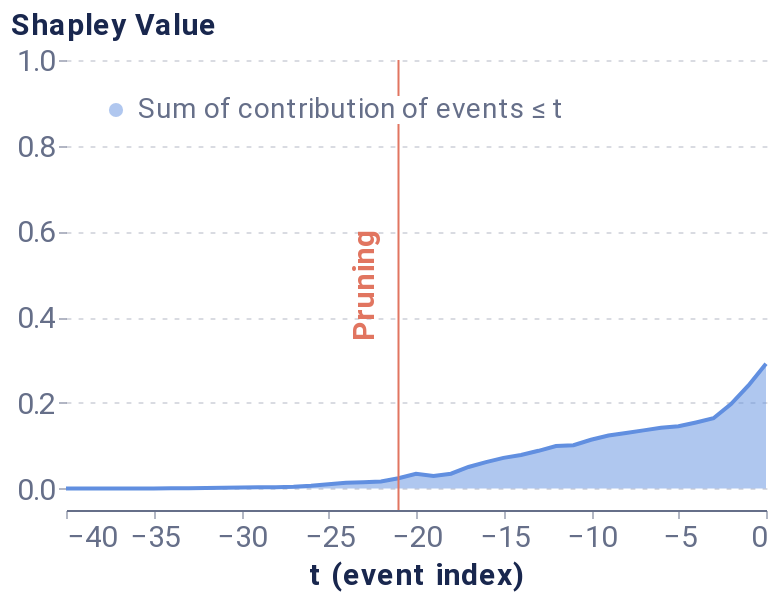

The code cell stored with this chart in its notebook:
### Markdown cell above
##### Pruning algorithm

### Code cell
pruning_dict = {'tol': 0.025,}
coal_plot_data, coal_prun_idx = local_pruning(f_hs, pos_x_data, pruning_dict, average_event, positive_sequence_id, sequence_id_feat, False)
# coal_prun_idx is in negative terms
pruning_idx = pos_x_data.shape[1] + coal_prun_idx
pruning_plot = plot_temp_coalition_pruning(coal_plot_data, coal_prun_idx, plot_limit=40)
pruning_plot

### Figure 1 — Vega-Lite specification as saved in the notebook (floating-point values rounded to 4 significant figures)
{"config": {"axis": {"domain": true, "domainColor": "#666F89", "grid": false, "gridCap": "round", "gridColor": "#B3B7C4", "gridDash": [2, 4], "gridWidth": 0.5, "labelColor": "#666F89", "labelFont": "Roboto, Arial, sans-serif", "labelPadding": 2, "tickColor": "#666F89", "tickOpacity": 0.5, "tickSize": 4, "titleColor": "#19274E", "titleFont": "Roboto, Arial, sans-serif", "titleFontSize": 12}, "axisBand": {"domain": true, "labelPadding": 4, "ticks": false}, "axisY": {"domain": false, "titleAlign": "left", "titleAngle": 0, "titleX": -20, "titleY": -10}, "legend": {"labelColor": "#666F89", "labelFont": "Roboto, Arial, sans-serif", "labelFontSize": 12, "symbolSize": 40, "titleColor": "#19274E", "titleFont": "Roboto, Arial, sans-serif", "titleFontSize": 12, "titlePadding": 4}, "arc": {"stroke": "#FFFFFF", "strokeWidth": 1}, "bar": {"fill": "#2770EB", "stroke": null}, "line": {"stroke": "#2770EB", "strokeWidth": 2}, "path": {"stroke": "#2770EB", "strokeWidth": 0.5}, "point": {"fill": "#2770EB", "shape": "circle", "filled": true}, "rect": {"fill": "#2770EB"}, "rule": {"stroke": "#666F89"}, "shape": {"stroke": "#2770EB"}, "text": {"color": "#19274E", "font": "Roboto, Arial, sans-serif", "fontSize": 12}, "range": {"category": ["#2770EB", "#77B98A", "#DA5252", "#FFC400", "#A87AEA", "#00A39E", "#19274E"], "diverging": ["#006360", "#2BB3AE", "#96D9D7", "#FFFFFF", "#EDAAAA", "#DA5252", "#811D1D"], "heatmap": ["#18448F", "#1B4EA5", "#2770EB", "#4C88EE", "#82ACF3", "#A6C4F7", "#E9F1FD"], "ramp": ["#18448F", "#1B4EA5", "#2770EB", "#4C88EE", "#82ACF3", "#A6C4F7", "#E9F1FD"]}, "background": "#FFFFFF", "group": {"fill": "#FFFFFF"}, "header": {"labelColor": "#19274E", "labelFont": "Roboto, Arial, sans-serif", "labelFontSize": 12, "titleColor": "#19274E", "titleFont": "Roboto, Arial, sans-serif", "titleFontSize": 16}, "title": {"anchor": "start", "color": "#19274E", "font": "Roboto, Arial, sans-serif", "fontSize": 20, "fontWeight": "bold", "offset": 20, "subtitleColor": "#19274E", "subtitleFontSize": 16}, "view": {"continuousHeight": 300, "continuousWidth": 400, "stroke": "transparent"}}, "layer": [{"mark": {"type": "area", "opacity": 0.5}, "encoding": {"color": {"field": "Coalition", "legend": {"fillColor": "white", "labelFontSize": 14, "labelLimit": 0, "orient": "top-left", "symbolSize": 50, "symbolStrokeWidth": 0, "title": null}, "scale": {"domain": ["Sum of contribution of events ≤ t"], "range": ["#618FE0"]}, "type": "nominal"}, "x": {"axis": {"labelFontSize": 15, "title": "t (event index)", "titleFontSize": 15}, "field": "t (event index)", "type": "quantitative"}, "y": {"axis": {"grid": true, "labelFontSize": 15, "titleFontSize": 15, "titleX": -28}, "field": "Shapley Value", "scale": {"domain": [-0.05, 1]}, "type": "quantitative"}}}, {"mark": "line", "encoding": {"color": {"field": "Coalition", "legend": {"fillColor": "white", "labelFontSize": 14, "labelLimit": 0, "orient": "top-left", "symbolSize": 50, "symbolStrokeWidth": 0, "title": null}, "scale": {"domain": ["Sum of contribution of events ≤ t"], "range": ["#618FE0"]}, "type": "nominal"}, "x": {"axis": {"labelFontSize": 15, "title": "t (event index)", "titleFontSize": 15}, "field": "t (event index)", "type": "quantitative"}, "y": {"axis": {"grid": true, "labelFontSize": 15, "titleFontSize": 15, "titleX": -28}, "field": "Shapley Value", "scale": {"domain": [-0.05, 1]}, "type": "quantitative"}}}, {"data": {"name": "data-77c40498a324a5a1b7a78abec21d38ed"}, "mark": {"type": "rule", "color": "#E17560"}, "encoding": {"x": {"field": "x", "type": "quantitative"}}}, {"data": {"name": "data-00f9f9d497b03298be4af29d0ce28e00"}, "mark": {"type": "text", "angle": 270, "color": "#E17560", "fontSize": 15, "fontWeight": "bold", "text": "Pruning"}, "encoding": {"x": {"field": "x", "type": "quantitative"}}}], "data": {"name": "data-866a006dc2932ea3c649d2d44fe19436"}, "height": 225, "width": 350, "$schema": "https://vega.github.io/schema/vega-lite/v4.17.0.json", "datasets": {"data-866a006dc2932ea3c649d2d44fe19436": [{"Coalition": "Sum of contribution of events > t", "t (event index)": 0, "Shapley Value": 0.0}, {"Coalition": "Sum of contribution of events ≤ t", "t (event index)": 0, "Shapley Value": 0.2913}, {"Coalition": "Sum of contribution of events > t", "t (event index)": -1, "Shapley Value": 0.05071}, {"Coalition": "Sum of contribution of events ≤ t", "t (event index)": -1, "Shapley Value": 0.2406}, {"Coalition": "Sum of contribution of events > t", "t (event index)": -2, "Shapley Value": 0.09419}, {"Coalition": "Sum of contribution of events ≤ t", "t (event index)": -2, "Shapley Value": 0.1972}, {"Coalition": "Sum of contribution of events > t", "t (event index)": -3, "Shapley Value": 0.1272}, {"Coalition": "Sum of contribution of events ≤ t", "t (event index)": -3, "Shapley Value": 0.1642}, {"Coalition": "Sum of contribution of events > t", "t (event index)": -4, "Shapley Value": 0.1371}, {"Coalition": "Sum of contribution of events ≤ t", "t (event index)": -4, "Shapley Value": 0.1543}, {"Coalition": "Sum of contribution of events > t", "t (event index)": -5, "Shapley Value": 0.1461}, {"Coalition": "Sum of contribution of events ≤ t", "t (event index)": -5, "Shapley Value": 0.1453}, {"Coalition": "Sum of contribution of events > t", "t (event index)": -6, "Shapley Value": 0.1495}, {"Coalition": "Sum of contribution of events ≤ t", "t (event index)": -6, "Shapley Value": 0.1418}, {"Coalition": "Sum of contribution of events > t", "t (event index)": -7, "Shapley Value": 0.1555}, {"Coalition": "Sum of contribution of events ≤ t", "t (event index)": -7, "Shapley Value": 0.1358}, {"Coalition": "Sum of contribution of events > t", "t (event index)": -8, "Shapley Value": 0.1615}, {"Coalition": "Sum of contribution of events ≤ t", "t (event index)": -8, "Shapley Value": 0.1299}, {"Coalition": "Sum of contribution of events > t", "t (event index)": -9, "Shapley Value": 0.1677}, {"Coalition": "Sum of contribution of events ≤ t", "t (event index)": -9, "Shapley Value": 0.1236}, {"Coalition": "Sum of contribution of events > t", "t (event index)": -10, "Shapley Value": 0.1775}, {"Coalition": "Sum of contribution of events ≤ t", "t (event index)": -10, "Shapley Value": 0.1139}, {"Coalition": "Sum of contribution of events > t", "t (event index)": -11, "Shapley Value": 0.19}, {"Coalition": "Sum of contribution of events ≤ t", "t (event index)": -11, "Shapley Value": 0.1013}, {"Coalition": "Sum of contribution of events > t", "t (event index)": -12, "Shapley Value": 0.192}, {"Coalition": "Sum of contribution of events ≤ t", "t (event index)": -12, "Shapley Value": 0.09936}, {"Coalition": "Sum of contribution of events > t", "t (event index)": -13, "Shapley Value": 0.2032}, {"Coalition": "Sum of contribution of events ≤ t", "t (event index)": -13, "Shapley Value": 0.08809}, {"Coalition": "Sum of contribution of events > t", "t (event index)": -14, "Shapley Value": 0.2129}, {"Coalition": "Sum of contribution of events ≤ t", "t (event index)": -14, "Shapley Value": 0.07846}, {"Coalition": "Sum of contribution of events > t", "t (event index)": -15, "Shapley Value": 0.2197}, {"Coalition": "Sum of contribution of events ≤ t", "t (event index)": -15, "Shapley Value": 0.07161}, {"Coalition": "Sum of contribution of events > t", "t (event index)": -16, "Shapley Value": 0.2296}, {"Coalition": "Sum of contribution of events ≤ t", "t (event index)": -16, "Shapley Value": 0.0617}, {"Coalition": "Sum of contribution of events > t", "t (event index)": -17, "Shapley Value": 0.241}, {"Coalition": "Sum of contribution of events ≤ t", "t (event index)": -17, "Shapley Value": 0.05032}, {"Coalition": "Sum of contribution of events > t", "t (event index)": -18, "Shapley Value": 0.2566}, {"Coalition": "Sum of contribution of events ≤ t", "t (event index)": -18, "Shapley Value": 0.03476}, {"Coalition": "Sum of contribution of events > t", "t (event index)": -19, "Shapley Value": 0.2619}, {"Coalition": "Sum of contribution of events ≤ t", "t (event index)": -19, "Shapley Value": 0.02946}, {"Coalition": "Sum of contribution of events > t", "t (event index)": -20, "Shapley Value": 0.2568}, {"Coalition": "Sum of contribution of events ≤ t", "t (event index)": -20, "Shapley Value": 0.03453}, {"Coalition": "Sum of contribution of events > t", "t (event index)": -21, "Shapley Value": 0.2673}, {"Coalition": "Sum of contribution of events ≤ t", "t (event index)": -21, "Shapley Value": 0.02408}, {"Coalition": "Sum of contribution of events > t", "t (event index)": -22, "Shapley Value": 0.2749}, {"Coalition": "Sum of contribution of events ≤ t", "t (event index)": -22, "Shapley Value": 0.01641}, {"Coalition": "Sum of contribution of events > t", "t (event index)": -23, "Shapley Value": 0.2764}, {"Coalition": "Sum of contribution of events ≤ t", "t (event index)": -23, "Shapley Value": 0.01498}, {"Coalition": "Sum of contribution of events > t", "t (event index)": -24, "Shapley Value": 0.278}, {"Coalition": "Sum of contribution of events ≤ t", "t (event index)": -24, "Shapley Value": 0.01333}, {"Coalition": "Sum of contribution of events > t", "t (event index)": -25, "Shapley Value": 0.2811}, {"Coalition": "Sum of contribution of events ≤ t", "t (event index)": -25, "Shapley Value": 0.01023}, {"Coalition": "Sum of contribution of events > t", "t (event index)": -26, "Shapley Value": 0.2846}, {"Coalition": "Sum of contribution of events ≤ t", "t (event index)": -26, "Shapley Value": 0.006729}, {"Coalition": "Sum of contribution of events > t", "t (event index)": -27, "Shapley Value": 0.2869}, {"Coalition": "Sum of contribution of events ≤ t", "t (event index)": -27, "Shapley Value": 0.00446}, {"Coalition": "Sum of contribution of events > t", "t (event index)": -28, "Shapley Value": 0.288}, {"Coalition": "Sum of contribution of events ≤ t", "t (event index)": -28, "Shapley Value": 0.003335}, {"Coalition": "Sum of contribution of events > t", "t (event index)": -29, "Shapley Value": 0.2883}, {"Coalition": "Sum of contribution of events ≤ t", "t (event index)": -29, "Shapley Value": 0.003041}, {"Coalition": "Sum of contribution of events > t", "t (event index)": -30, "Shapley Value": 0.2889}, {"Coalition": "Sum of contribution of events ≤ t", "t (event index)": -30, "Shapley Value": 0.002439}, {"Coalition": "Sum of contribution of events > t", "t (event index)": -31, "Shapley Value": 0.2893}, {"Coalition": "Sum of contribution of events ≤ t", "t (event index)": -31, "Shapley Value": 0.002011}, {"Coalition": "Sum of contribution of events > t", "t (event index)": -32, "Shapley Value": 0.2899}, {"Coalition": "Sum of contribution of events ≤ t", "t (event index)": -32, "Shapley Value": 0.001399}, {"Coalition": "Sum of contribution of events > t", "t (event index)": -33, "Shapley Value": 0.2904}, {"Coalition": "Sum of contribution of events ≤ t", "t (event index)": -33, "Shapley Value": 0.0009436}, {"Coalition": "Sum of contribution of events > t", "t (event index)": -34, "Shapley Value": 0.2909}, {"Coalition": "Sum of contribution of events ≤ t", "t (event index)": -34, "Shapley Value": 0.0004788}, {"Coalition": "Sum of contribution of events > t", "t (event index)": -35, "Shapley Value": 0.291}, {"Coalition": "Sum of contribution of events ≤ t", "t (event index)": -35, "Shapley Value": 0.0003401}, {"Coalition": "Sum of contribution of events > t", "t (event index)": -36, "Shapley Value": 0.2911}, {"Coalition": "Sum of contribution of events ≤ t", "t (event index)": -36, "Shapley Value": 0.0002846}, {"Coalition": "Sum of contribution of events > t", "t (event index)": -37, "Shapley Value": 0.2911}, {"Coalition": "Sum of contribution of events ≤ t", "t (event index)": -37, "Shapley Value": 0.0002378}, {"Coalition": "Sum of contribution of events > t", "t (event index)": -38, "Shapley Value": 0.2912}, {"Coalition": "Sum of contribution of events ≤ t", "t (event index)": -38, "Shapley Value": 0.0001912}, {"Coalition": "Sum of contribution of events > t", "t (event index)": -39, "Shapley Value": 0.2912}, {"Coalition": "Sum of contribution of events ≤ t", "t (event index)": -39, "Shapley Value": 0.000141}, {"Coalition": "Sum of contribution of events > t", "t (event index)": -40, "Shapley Value": 0.2913}, {"Coalition": "Sum of contribution of events ≤ t", "t (event index)": -40, "Shapley Value": 8.908e-05}], "data-77c40498a324a5a1b7a78abec21d38ed": [{"x": -21}], "data-00f9f9d497b03298be4af29d0ce28e00": [{"x": -23}]}}
